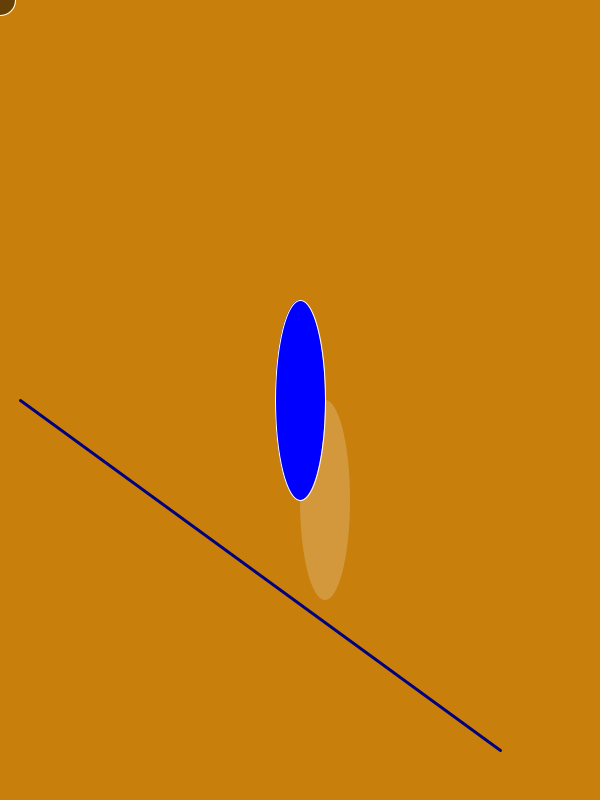
Frame 1 (no input)
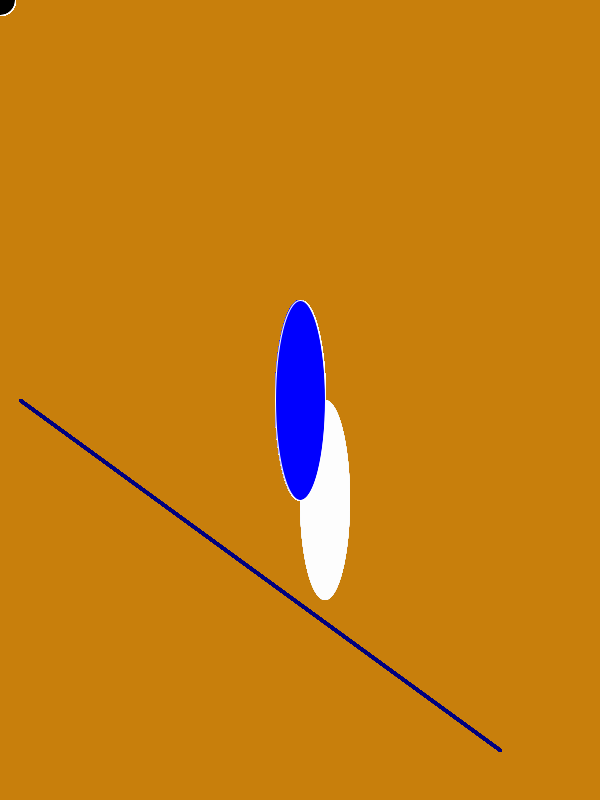
Frame 60 (the mouse pressed at the canvas centre just before this capture)
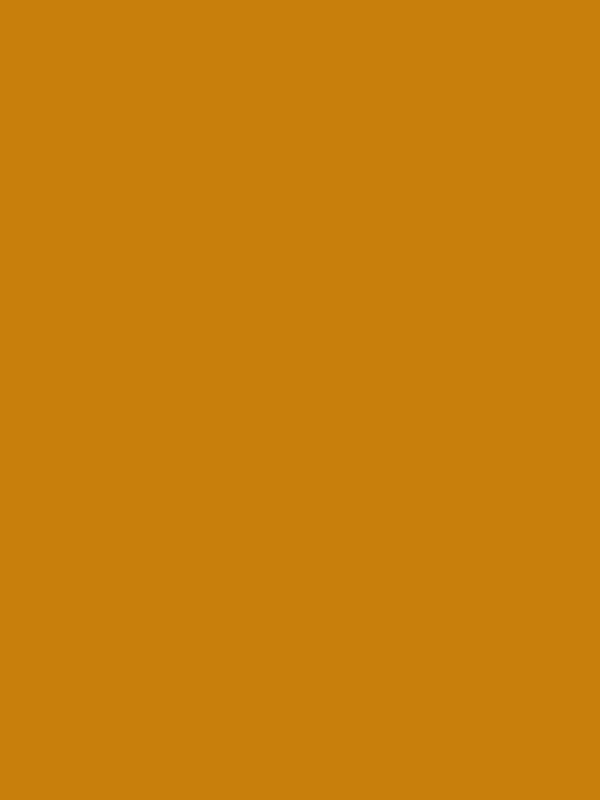
Frame 120 (the mouse held since frame 60 and released just before this capture)

The Processing sketch that drew these frames (run headless with seeded random() and noise(); from frame 60 on, the mouse is pressed at the canvas centre):

// Processing sketch: activeMode
// ── activeMode.pde
int valX = 0;

// this only runs once
void setup() {
  size(600, 800);
  background(200, 127, 12);

  //frameRate(5);
}


// draw loops
// this is where the party is
void draw() {

  // white circle. Drawn first so on the bottom...
  noStroke();
  ellipseMode(CORNER);
  fill(255, 50); //white
  ellipse(width/2, height/2, 50, 200);


  // line(x1, y1, x1, y2);
  stroke(0, 0, 127);
  strokeWeight(3);
  fill(127, 127, 5);
  line(20, 400, 500, 750);

  ellipseMode(CENTER);

  // our interactive guy. They are drawn inbetween ellipse
  // the go in between the circles.
  stroke(255);
  strokeWeight(1);
  fill(0, 127);
  ellipse(mouseX, mouseY, 30, 30);

  //blue. I'm drawn last so I'm on the top. No body gets over
  // me
  fill(0, 0, 255); //blue
  ellipse(width/2, height/2, 50, 200);

  /*
   // uncomment to see now fly above both ellipse
   // since it's the last one drawn, it's on top of
   // both. But we only see one (versus two (including
   // the one above) because the 2 are drawn on top of one 
   // another
   stroke(255);
   fill(0);
   ellipse(mouseX, mouseY, 30, 30);
   */
  //int valX = 0;
  if (mousePressed) {  // if what ever is inside the () is true, then we
    // will execute what is between the {}
    //background(0);

    background(200, 127, 12);
    //valX++;
    
    
    
  }
  
  /*
  strokeWeight(2);
  stroke(255, 0, 0);
  noFill();
  ellipse(valX, height/2, 40, 40);
*/
  if (keyPressed) {
    if (key == 32) {
      strokeWeight(1);
      stroke(169, 38, 229);
      line(0, mouseY, width, mouseY);
      line(mouseX, 0, mouseX, height);
    }
  }

  println(mouseX);
}
